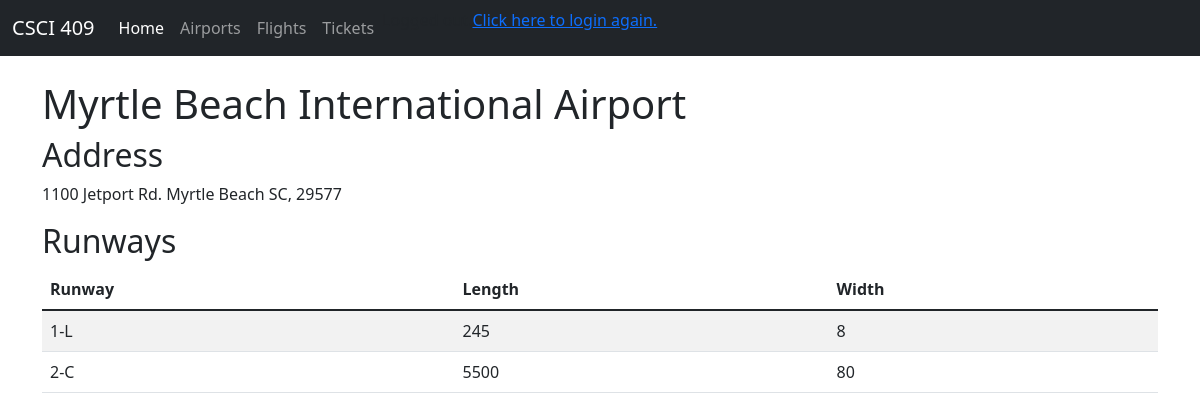
/airports/MYR, run on the app's committed database.
### airports/models.py (models this page shows)
class Airport(models.Model):
    name = models.CharField(max_length=255)
    airport_code = models.CharField(max_length=3)
    address = models.CharField(max_length=255)
    city = models.CharField(max_length=255)
    state = models.CharField(max_length=2)
    zipcode = models.CharField(max_length=5)
    is_open = models.BooleanField()

class Runway(models.Model):
    LEFT = 'L'
    CENTER = 'C'
    RIGHT = 'R'
    NONE = 'N'
    RUNWAY_DESIGNATION_CHOICES = [
        (LEFT, 'Left'),
        (CENTER, 'Center'),
        (RIGHT, 'Right'),
        (NONE, 'None'),
    ]
    runway_number = models.IntegerField()
    runway_designation = models.CharField(
        max_length=1,
        choices=RUNWAY_DESIGNATION_CHOICES,
        default=NONE
    )
    length = models.IntegerField()
    width = models.IntegerField()
    airport = models.ForeignKey(Airport, on_delete=models.CASCADE)

### airports/views.py (the view)
# urls.py: path('/<str:airport_code>', views.airport_info),
def airport_info(request, airport_code):
    airports = Airport.objects.get(airport_code=airport_code)
    context = {'airports': airports}
    return render(request, 'airports/airport.html', context)

### airports/templates/airports/airport.html
{% extends 'base.html' %}
{% block content %}
<h1>{{ airports.name }} </h1>
<h2>Address</h2>
<p> {{ airports.address }}.
    {{ airports.city }}
    {{ airports.state }},
    {{ airports.zipcode }}
</p>
<h2>Runways</h2>
<table class="table table-striped">
    <thead>
        <tr>
            <th scope="col">Runway</th>
            <th scope="col">Length</th>
            <th scope="col">Width</th>
        </tr>
    </thead>
    <tbody>
        {% for runway in airports.runway_set.all %}
        <tr>
            <td>{{ runway.runway_number }}-{{ runway.runway_designation }} </td>
            <td>{{ runway.length }} </td>
            <td>{{ runway.width }} </td>
        </tr>
        {% endfor %}
    </tbody>
</table>
{% endblock %}

### data on the page
Airport: name "Myrtle Beach International Airport", address "1100 Jetport Rd", city "Myrtle Beach", state "SC", zipcode "29577"
Runway: runway_number "1", runway_designation "L", length "245", width "8"
Runway: runway_number "2", runway_designation "C", length "5500", width "80"
